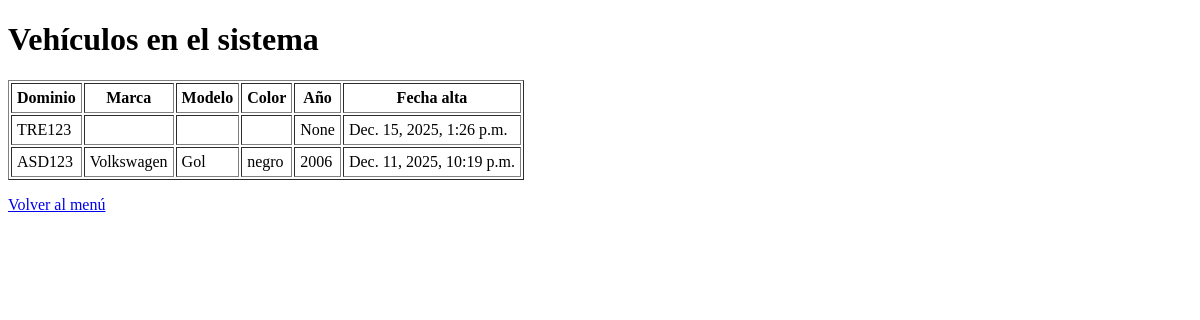
Before: /vehiculos/lista/ (signed in) with the older database file.
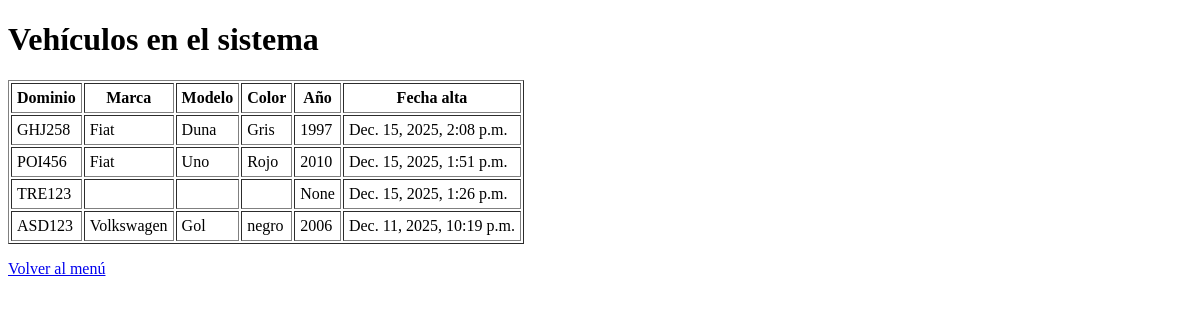
After: the same page with the newer database file.
### vehiculos/models.py (models this page shows, shortened)
class Vehiculo(models.Model):
    dominio = models.CharField("Dominio (Patente)", max_length=10, unique=True)
    marca = models.CharField(max_length=50, blank=True)
    modelo = models.CharField(max_length=50, blank=True)
    color = models.CharField(max_length=30, blank=True)
    nro_chasis = models.CharField("N° de chasis", max_length=50, blank=True)
    nro_motor = models.CharField("N° de motor", max_length=50, blank=True)
    anio = models.PositiveIntegerField("Año", null=True, blank=True)
    fecha_alta = models.DateTimeField("Fecha de alta en sistema", auto_now_add=True)

### vehiculos/views.py (the view)
# urls.py: path("lista/", views.lista_vehiculos, name="lista_vehiculos"),
@login_required
def lista_vehiculos(request):
    grupos = set(request.user.groups.values_list("name", flat=True))
    if "ENCARGADO_PLAYON" not in grupos and "ADMIN_SISTEMA" not in grupos:
        return render(request, "vehiculos/no_permiso.html")
    vehiculos = Vehiculo.objects.all().order_by("-fecha_alta")
    return render(request, "vehiculos/lista.html", {"vehiculos": vehiculos})

### templates/vehiculos/lista.html (shortened to what this page needs)
<!DOCTYPE html>
<html lang="es">
<head>
</head>
<body>
    <h1>Vehículos en el sistema</h1>
    <table border="1" cellpadding="5">
        <tr>
            <th>Dominio</th>
            <th>Marca</th>
            <th>Modelo</th>
            <th>Color</th>
            <th>Año</th>
            <th>Fecha alta</th>
        </tr>
        {% for v in vehiculos %}
        <tr>
            <td>{{ v.dominio }}</td>
            <td>{{ v.marca }}</td>
            <td>{{ v.modelo }}</td>
            <td>{{ v.color }}</td>
            <td>{{ v.anio }}</td>
            <td>{{ v.fecha_alta }}</td>
        </tr>
        {% endfor %}
    </table>
    <p><a href="{% url 'home' %}">Volver al menú</a></p>
</body>
</html>

Changed rows visible on the page:
added Vehiculo: dominio "GHJ258", marca "Fiat", modelo "Duna", color "Gris", anio "1997", fecha_alta "Dec. 15, 2025, 2:08 p.m."
added Vehiculo: dominio "POI456", marca "Fiat", modelo "Uno", color "Rojo", anio "2010", fecha_alta "Dec. 15, 2025, 1:51 p.m."
